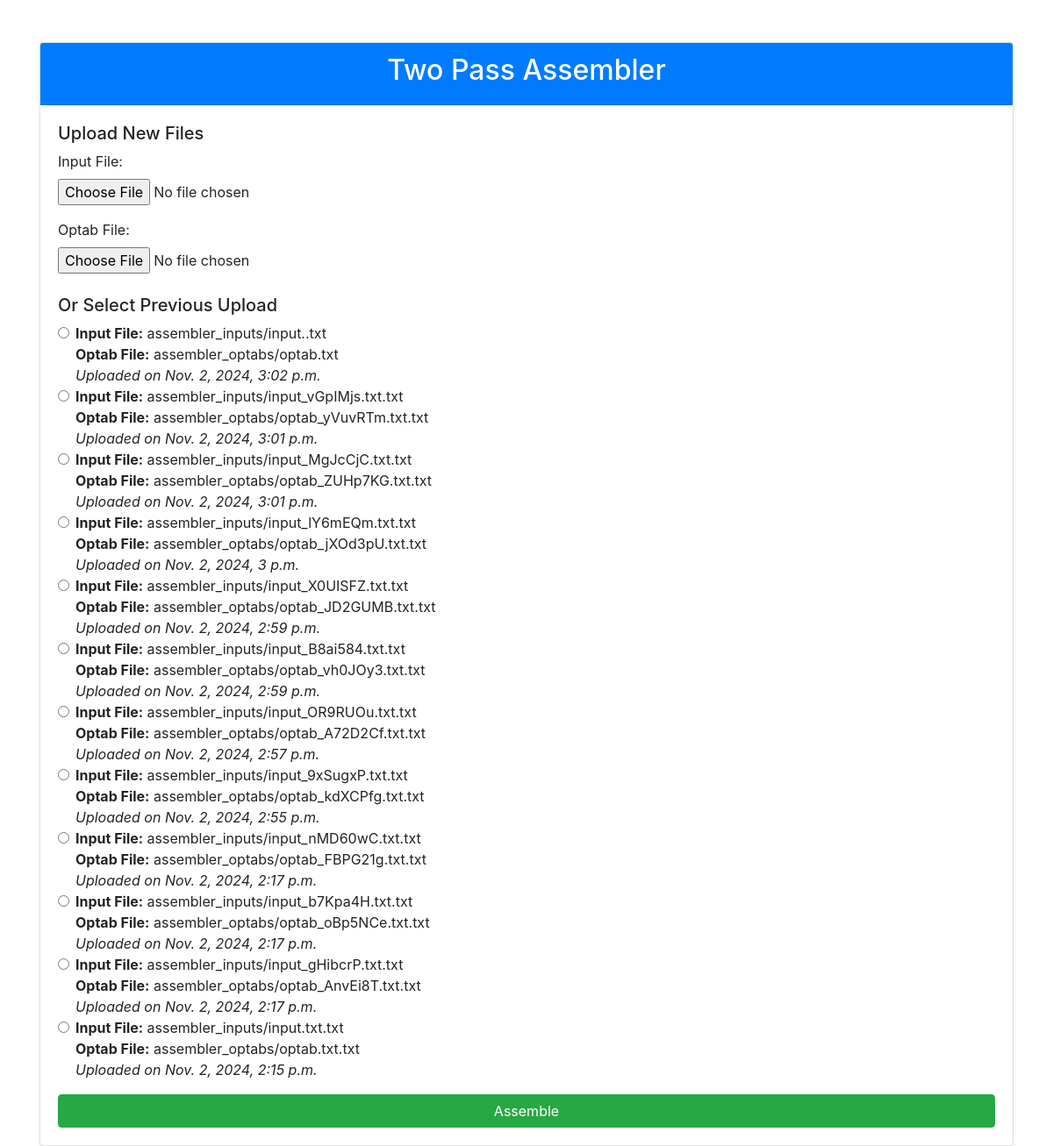
The page / on the database its author committed.
### assembler/models.py (models this page shows, shortened)
class AssemblerFile(models.Model):
    input_file = models.FileField(upload_to='assembler_inputs/', null=True, blank=True)
    optab_file = models.FileField(upload_to='assembler_optabs/', null=True, blank=True)
    upload_date = models.DateTimeField(default=timezone.now)

### assembler/views.py (the view, shortened to what this page needs)
# urls.py: path('', views.two_pass_assembler, name='assembler_view'),
def two_pass_assembler(request):
    context = {}
    previous_uploads = AssemblerFile.objects.order_by('-upload_date')
    context['previous_uploads'] = previous_uploads
    return render(request, 'index.html', context)

### assembler/templates/index.html (shortened to what this page needs)
<!DOCTYPE html>
<html lang="en">
<head>
    <link href="https://maxcdn.bootstrapcdn.com/bootstrap/4.5.2/css/bootstrap.min.css" rel="stylesheet">
</head>
<body>
<div class="container mt-5">
    <div class="card shadow-sm">
        <div class="card-header text-center bg-primary text-white">
            <h2>Two Pass Assembler</h2>
        </div>
        <div class="card-body">
            <form action="" method="post" enctype="multipart/form-data">
                <h5>Upload New Files</h5>
                <div class="form-group">
                    <label for="input_file">Input File:</label>
                    <input type="file" name="input_file" class="form-control-file">
                </div>
                <div class="form-group">
                    <label for="optab_file">Optab File:</label>
                    <input type="file" name="optab_file" class="form-control-file">
                </div>
                <h5 class="mt-4">Or Select Previous Upload</h5>
                <div class="form-group">
                    {% for file in previous_uploads %}
                        <div class="form-check">
                            <input class="form-check-input" type="radio" name="selected_file" value="{{ file.id }}" id="file_{{ file.id }}">
                            <label class="form-check-label" for="file_{{ file.id }}">
                                <strong>Input File:</strong> {{ file.input_file.name }}<br>
                                <strong>Optab File:</strong> {{ file.optab_file.name }}<br>
                                <em>Uploaded on {{ file.upload_date }}</em>
                            </label>
                        </div>
                    {% empty %}
                        <p>No previous uploads available.</p>
                    {% endfor %}
                </div>
                <button type="submit" class="btn btn-success btn-block">Assemble</button>
            </form>
        </div>
    </div>
</div>
</body>
</html>

### rows shown on the page
AssemblerFile: input_file.name "assembler_inputs/input..txt", optab_file.name "assembler_optabs/optab.txt", upload_date "Nov. 2, 2024, 3:02 p.m."
AssemblerFile: input_file.name "assembler_inputs/input_vGpIMjs.txt.txt", optab_file.name "assembler_optabs/optab_yVuvRTm.txt.txt", upload_date "Nov. 2, 2024, 3:01 p.m."
AssemblerFile: input_file.name "assembler_inputs/input_MgJcCjC.txt.txt", optab_file.name "assembler_optabs/optab_ZUHp7KG.txt.txt", upload_date "Nov. 2, 2024, 3:01 p.m."
AssemblerFile: input_file.name "assembler_inputs/input_lY6mEQm.txt.txt", optab_file.name "assembler_optabs/optab_jXOd3pU.txt.txt", upload_date "Nov. 2, 2024, 3 p.m."
AssemblerFile: input_file.name "assembler_inputs/input_X0UISFZ.txt.txt", optab_file.name "assembler_optabs/optab_JD2GUMB.txt.txt", upload_date "Nov. 2, 2024, 2:59 p.m."
AssemblerFile: input_file.name "assembler_inputs/input_B8ai584.txt.txt", optab_file.name "assembler_optabs/optab_vh0JOy3.txt.txt", upload_date "Nov. 2, 2024, 2:59 p.m."
AssemblerFile: input_file.name "assembler_inputs/input_OR9RUOu.txt.txt", optab_file.name "assembler_optabs/optab_A72D2Cf.txt.txt", upload_date "Nov. 2, 2024, 2:57 p.m."
AssemblerFile: input_file.name "assembler_inputs/input_9xSugxP.txt.txt", optab_file.name "assembler_optabs/optab_kdXCPfg.txt.txt", upload_date "Nov. 2, 2024, 2:55 p.m."
AssemblerFile: input_file.name "assembler_inputs/input_nMD60wC.txt.txt", optab_file.name "assembler_optabs/optab_FBPG21g.txt.txt", upload_date "Nov. 2, 2024, 2:17 p.m."
AssemblerFile: input_file.name "assembler_inputs/input_b7Kpa4H.txt.txt", optab_file.name "assembler_optabs/optab_oBp5NCe.txt.txt", upload_date "Nov. 2, 2024, 2:17 p.m."
AssemblerFile: input_file.name "assembler_inputs/input_gHibcrP.txt.txt", optab_file.name "assembler_optabs/optab_AnvEi8T.txt.txt", upload_date "Nov. 2, 2024, 2:17 p.m."
AssemblerFile: input_file.name "assembler_inputs/input.txt.txt", optab_file.name "assembler_optabs/optab.txt.txt", upload_date "Nov. 2, 2024, 2:15 p.m."
